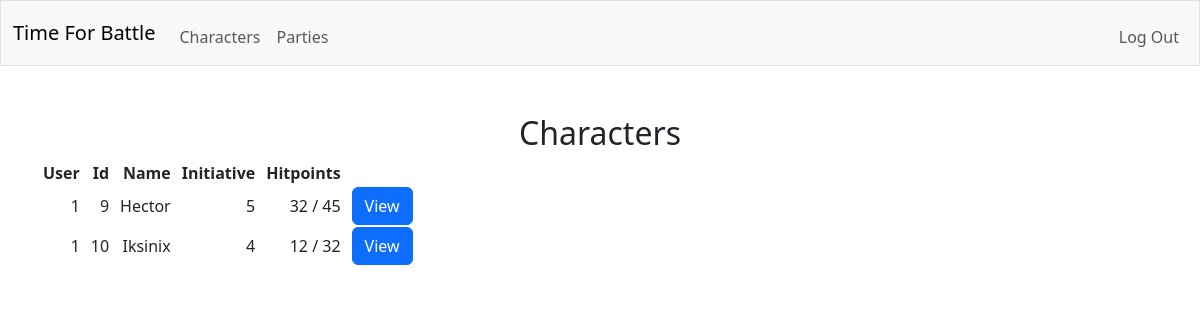
Before: /party/1 (signed in) with the older database file.
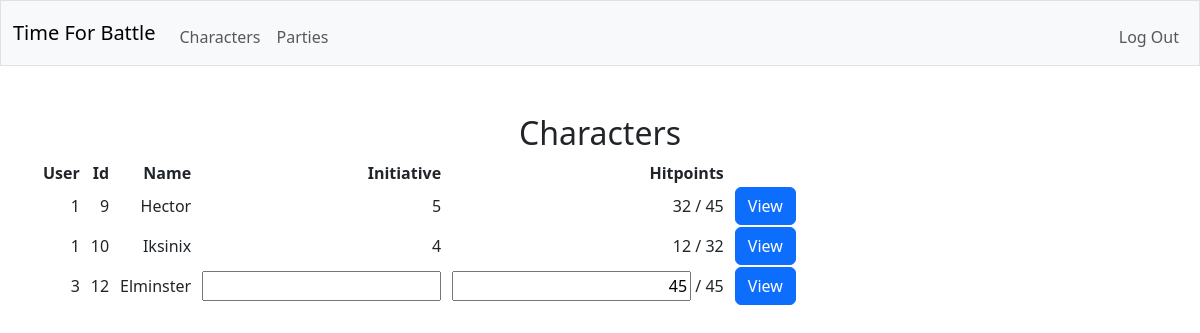
After: the same page with the newer database file.
### tables this page shows
CREATE TABLE players (party_id INTEGER NOT NULL, character_id INTEGER NOT NULL, initiative INTEGER, current_hitpoints INTEGER NOT NULL, FOREIGN KEY (party_id) REFERENCES parties(id), FOREIGN KEY (character_id) REFERENCES characters(id));

CREATE TABLE characters (id INTEGER PRIMARY KEY AUTOINCREMENT NOT NULL, user_id INTEGER NOT NULL, name TEXT NOT NULL, max_hitpoints INTEGER NOT NULL, prof_bonus INTEGER NOT NULL, FOREIGN KEY (user_id) REFERENCES users(id));

### app.py (the view)
@app.route("/party/<party_id>")
@login_required
def view_party(party_id):
    with sqlite3.connect(database) as conn:
        conn.row_factory = sqlite3.Row
        cur = conn.cursor()
        cur.execute(
            "SELECT * FROM parties WHERE id = ?",
            (party_id,)
        )
        rows = [dict(row) for row in cur.fetchall()]
    if len(rows) != 1:
        return error("not found", 404)
    with sqlite3.connect(database) as conn:
        conn.row_factory = sqlite3.Row
        cur = conn.cursor()
        cur.execute(
            "SELECT * FROM players JOIN characters ON character_id = characters.id WHERE party_id = ?",
            (party_id,)
        )
        characters = [dict(row) for row in cur.fetchall()]
    characters = sorted(characters, key=lambda x: (x["initiative"] is not None, x["initiative"]), reverse=True)
    for character in characters:
        if character["initiative"] == None:
            character["initiative"] = ""
    return render_template("party.html", party=rows[0], user=session["user_id"], characters=characters)

### helpers.py (called while the page is built)
def login_required(f):
    @wraps(f)
    def decorated_function(*args, **kwargs):
        if session.get("user_id") is None:
            return redirect("/login")
        return f(*args, **kwargs)
    return decorated_function

### templates/party.html (shortened to what this page needs)
{% extends "layout.html" %}
{% block main %}
    <h2>Characters</h2>
    <table>
        <thead>
            <tr>
                <th>User</th>
                <th>Id</th>
                <th>Name</th>
                <th>Initiative</th>
                <th>Hitpoints</th>
            </tr>
        </thead>
        <tbody>
            {% for character in characters %}
                <tr>
                    <td>{{ character.user_id }}</td>
                    <td>{{ character.id }}</td>
                    <td>{{ character.name }}</td>
                    {% if character.user_id == user or party.dm_id == user %}
                        <td>
                            <input id="input_init_{{ character.id }}" onchange="send_init(this.id.substring(11), this.value)" type="text" value="{{ character.initiative }}">
                        </td>
                        <td>
                            <input id="input_hp_{{ character.id }}" onchange="send_hp(this.id.substring(9), this.value)" type="text" value="{{ character.current_hitpoints }}"> / {{ character.max_hitpoints }}
                        </td>
                    {% else %}
                        <td>
                            <span id="span_init_{{ character.id }}">{{ character.initiative }}</span>
                        </td>
                        <td>
                            <span id="span_hp_{{ character.id }}">{{ character.current_hitpoints }}</span>
                            <span>/ {{ character.max_hitpoints }}</span>
                        </td>
                    {% endif %}
                    <td>
                        <form action="/character/{{ character.id }}" method="get">
                            <button class="btn btn-primary" type="submit">View</button>
                        </form>
                    </td>
                </tr>
            {% endfor %}
        </tbody>
    </table>
{% endblock %}

Changed rows visible on the page:
added players: user_id "3", id "12", name "Elminster", current_hitpoints "45", max_hitpoints "45"
